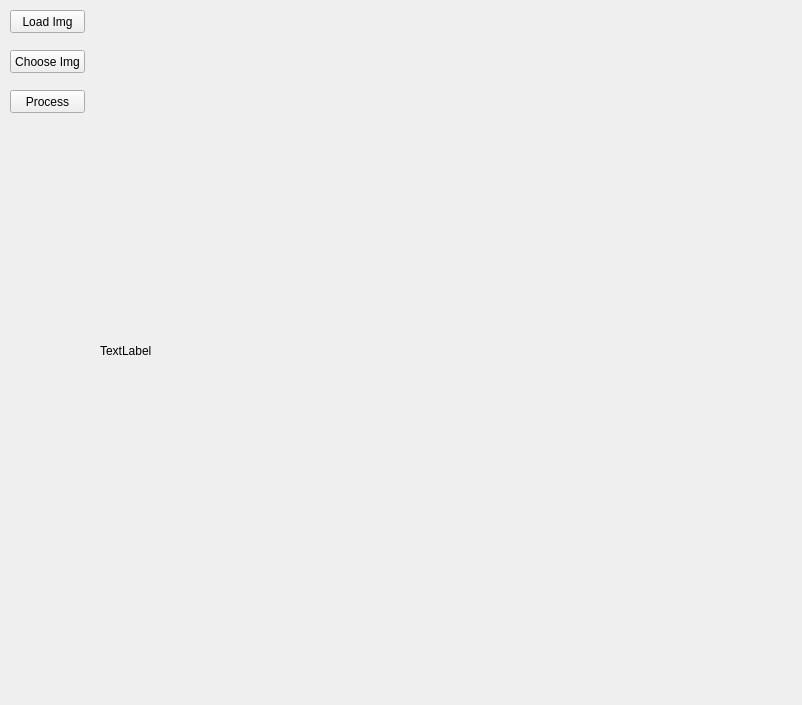
<?xml version="1.0" encoding="UTF-8"?>
<ui version="4.0">
 <class>QtGuiApplication1Class</class>
 <widget class="QWidget" name="QtGuiApplication1Class">
  <property name="geometry">
   <rect>
    <x>0</x>
    <y>0</y>
    <width>802</width>
    <height>705</height>
   </rect>
  </property>
  <property name="windowTitle">
   <string>QtGuiApplication1</string>
  </property>
  <widget class="QPushButton" name="loadImg">
   <property name="geometry">
    <rect>
     <x>10</x>
     <y>10</y>
     <width>75</width>
     <height>23</height>
    </rect>
   </property>
   <property name="text">
    <string>Load Img</string>
   </property>
  </widget>
  <widget class="QLabel" name="tlbl">
   <property name="geometry">
    <rect>
     <x>100</x>
     <y>10</y>
     <width>681</width>
     <height>681</height>
    </rect>
   </property>
   <property name="text">
    <string>TextLabel</string>
   </property>
  </widget>
  <widget class="QPushButton" name="chooseImg">
   <property name="geometry">
    <rect>
     <x>10</x>
     <y>50</y>
     <width>75</width>
     <height>23</height>
    </rect>
   </property>
   <property name="text">
    <string>Choose Img</string>
   </property>
  </widget>
  <widget class="QPushButton" name="processButton">
   <property name="geometry">
    <rect>
     <x>10</x>
     <y>90</y>
     <width>75</width>
     <height>23</height>
    </rect>
   </property>
   <property name="text">
    <string>Process</string>
   </property>
  </widget>
 </widget>
 <layoutdefault spacing="6" margin="11"/>
 <resources>
  <include location="QtGuiApplication1.qrc"/>
 </resources>
 <connections>
  <connection>
   <sender>chooseImg</sender>
   <signal>customContextMenuRequested(QPoint)</signal>
   <receiver>QtGuiApplication1Class</receiver>
   <slot>setFocus()</slot>
   <hints>
    <hint type="sourcelabel">
     <x>65</x>
     <y>62</y>
    </hint>
    <hint type="destinationlabel">
     <x>52</x>
     <y>137</y>
    </hint>
   </hints>
  </connection>
 </connections>
</ui>
